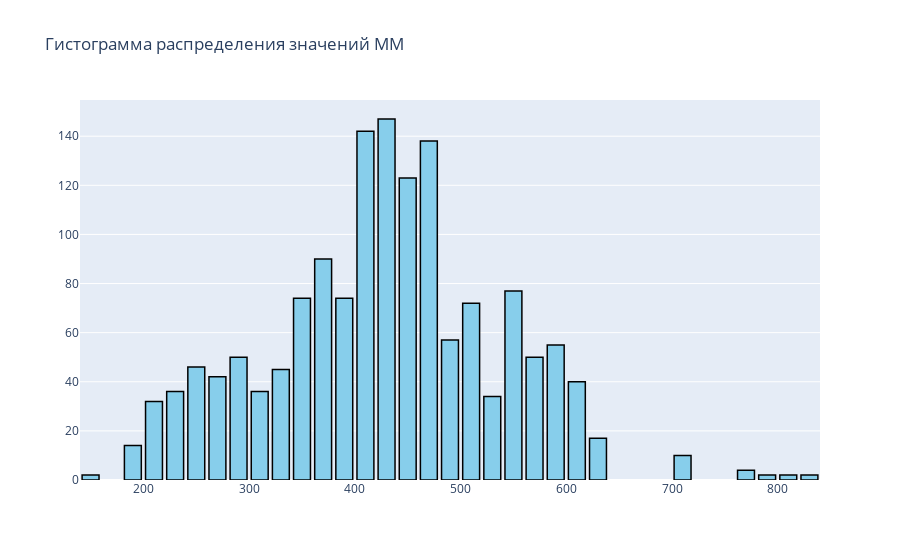

Write notebook code for a chart like this one.
### Code cell
# Построение гистограммы ММ
Molecular_weight = 'Molecular weight'  

data = ds[Molecular_weight]
hist = go.Histogram(x=data, nbinsx=40, name='Histogram', marker=dict(color='skyblue', line = dict(color='black', width = 1.5)))
layout = go.Layout(bargap=0.2, title='Гистограмма распределения значений MM')
fig = go.Figure(data=[hist], layout=layout)

fig.show()

### Figure 1 — Plotly figure (JSON) as saved in the notebook; plotly's stock layout.template omitted (floating-point values rounded to 4 significant figures; data arrays with more than 128 entries replaced by an {"elided": "..."} marker saying what was removed)
{"data": [{"marker": {"color": "skyblue", "line": {"color": "black", "width": 1.5}}, "name": "Histogram", "nbinsx": 40, "type": "histogram", "x": {"elided": "1540 float values"}}], "layout": {"bargap": 0.2, "title": {"text": "Гистограмма распределения значений MM"}}}
